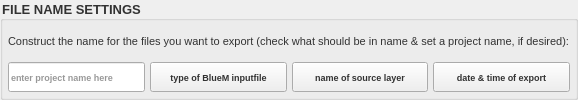
           <widget class="QGroupBox" name="gb_file_name_settings">
            <property name="sizePolicy">
             <sizepolicy hsizetype="Preferred" vsizetype="Preferred">
              <horstretch>0</horstretch>
              <verstretch>0</verstretch>
             </sizepolicy>
            </property>
            <property name="minimumSize">
             <size>
              <width>0</width>
              <height>0</height>
             </size>
            </property>
            <property name="font">
             <font>
              <pointsize>10</pointsize>
              <weight>75</weight>
              <bold>true</bold>
             </font>
            </property>
            <property name="styleSheet">
             <string notr="true">color: rgb(50, 50, 50);</string>
            </property>
            <property name="title">
             <string>FILE NAME SETTINGS</string>
            </property>
            <layout class="QGridLayout" name="gridLayout_9">
             <property name="leftMargin">
              <number>5</number>
             </property>
             <property name="topMargin">
              <number>5</number>
             </property>
             <property name="rightMargin">
              <number>5</number>
             </property>
             <property name="bottomMargin">
              <number>5</number>
             </property>
             <property name="spacing">
              <number>5</number>
             </property>
             <item row="1" column="1">
              <widget class="QPushButton" name="pb_type_in_name">
               <property name="enabled">
                <bool>true</bool>
               </property>
               <property name="sizePolicy">
                <sizepolicy hsizetype="Preferred" vsizetype="Preferred">
                 <horstretch>0</horstretch>
                 <verstretch>0</verstretch>
                </sizepolicy>
               </property>
               <property name="maximumSize">
                <size>
                 <width>999999</width>
                 <height>999999</height>
                </size>
               </property>
               <property name="font">
                <font>
                 <pointsize>7</pointsize>
                 <weight>75</weight>
                 <bold>true</bold>
                </font>
               </property>
               <property name="toolTip">
                <string>Write the type of BlueM inputfile in every filename</string>
               </property>
               <property name="styleSheet">
                <string notr="true">QPushButton:checked { background-color: rgb(0, 50, 200) }
QPushButton:checked { color: rgb(220, 220, 220) }</string>
               </property>
               <property name="text">
                <string>type of BlueM inputfile</string>
               </property>
               <property name="checkable">
                <bool>true</bool>
               </property>
               <property name="checked">
                <bool>false</bool>
               </property>
              </widget>
             </item>
             <item row="1" column="2">
              <widget class="QPushButton" name="pb_layer_in_name">
               <property name="enabled">
                <bool>true</bool>
               </property>
               <property name="sizePolicy">
                <sizepolicy hsizetype="Preferred" vsizetype="Preferred">
                 <horstretch>0</horstretch>
                 <verstretch>0</verstretch>
                </sizepolicy>
               </property>
               <property name="maximumSize">
                <size>
                 <width>999999</width>
                 <height>999999</height>
                </size>
               </property>
               <property name="font">
                <font>
                 <pointsize>7</pointsize>
                 <weight>75</weight>
                 <bold>true</bold>
                </font>
               </property>
               <property name="toolTip">
                <string>Write the name of its source layer in every filename</string>
               </property>
               <property name="styleSheet">
                <string notr="true">QPushButton:checked { background-color: rgb(0, 50, 200) }
QPushButton:checked { color: rgb(220, 220, 220) }</string>
               </property>
               <property name="text">
                <string>name of source layer</string>
               </property>
               <property name="checkable">
                <bool>true</bool>
               </property>
               <property name="checked">
                <bool>false</bool>
               </property>
              </widget>
             </item>
             <item row="1" column="3">
              <widget class="QPushButton" name="pb_time_in_name">
               <property name="enabled">
                <bool>true</bool>
               </property>
               <property name="sizePolicy">
                <sizepolicy hsizetype="Preferred" vsizetype="Preferred">
                 <horstretch>0</horstretch>
                 <verstretch>0</verstretch>
                </sizepolicy>
               </property>
               <property name="maximumSize">
                <size>
                 <width>999999</width>
                 <height>999999</height>
                </size>
               </property>
               <property name="font">
                <font>
                 <pointsize>7</pointsize>
                 <weight>75</weight>
                 <bold>true</bold>
                </font>
               </property>
               <property name="toolTip">
                <string>Write the date &amp; time of export into every filename</string>
               </property>
               <property name="styleSheet">
                <string notr="true">QPushButton:checked { background-color: rgb(0, 50, 200) }
QPushButton:checked { color: rgb(220, 220, 220) }</string>
               </property>
               <property name="text">
                <string>date &amp;&amp; time of export</string>
               </property>
               <property name="checkable">
                <bool>true</bool>
               </property>
               <property name="checked">
                <bool>false</bool>
               </property>
              </widget>
             </item>
             <item row="0" column="0" colspan="4">
              <widget class="QLabel" name="label">
               <property name="sizePolicy">
                <sizepolicy hsizetype="Preferred" vsizetype="Preferred">
                 <horstretch>0</horstretch>
                 <verstretch>0</verstretch>
                </sizepolicy>
               </property>
               <property name="font">
                <font>
                 <pointsize>8</pointsize>
                </font>
               </property>
               <property name="text">
                <string>Construct the name for the files you want to export (check what should be in name &amp; set a project name, if desired):</string>
               </property>
              </widget>
             </item>
             <item row="1" column="0">
              <widget class="QLineEdit" name="le_project_name">
               <property name="sizePolicy">
                <sizepolicy hsizetype="Preferred" vsizetype="Preferred">
                 <horstretch>0</horstretch>
                 <verstretch>0</verstretch>
                </sizepolicy>
               </property>
               <property name="maximumSize">
                <size>
                 <width>240</width>
                 <height>16777215</height>
                </size>
               </property>
               <property name="font">
                <font>
                 <pointsize>7</pointsize>
                 <weight>75</weight>
                 <bold>true</bold>
                </font>
               </property>
               <property name="toolTip">
                <string>Set the project name for every file here</string>
               </property>
               <property name="inputMask">
                <string/>
               </property>
               <property name="placeholderText">
                <string>enter project name here</string>
               </property>
               <property name="clearButtonEnabled">
                <bool>true</bool>
               </property>
              </widget>
             </item>
            </layout>
           </widget>
